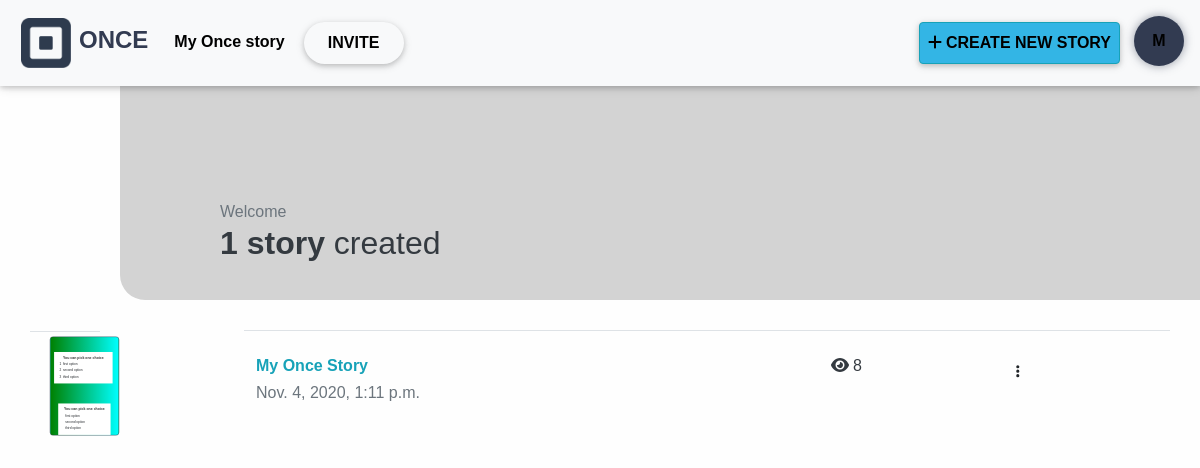
Before: /storiesList/ (signed in) with the older database file.
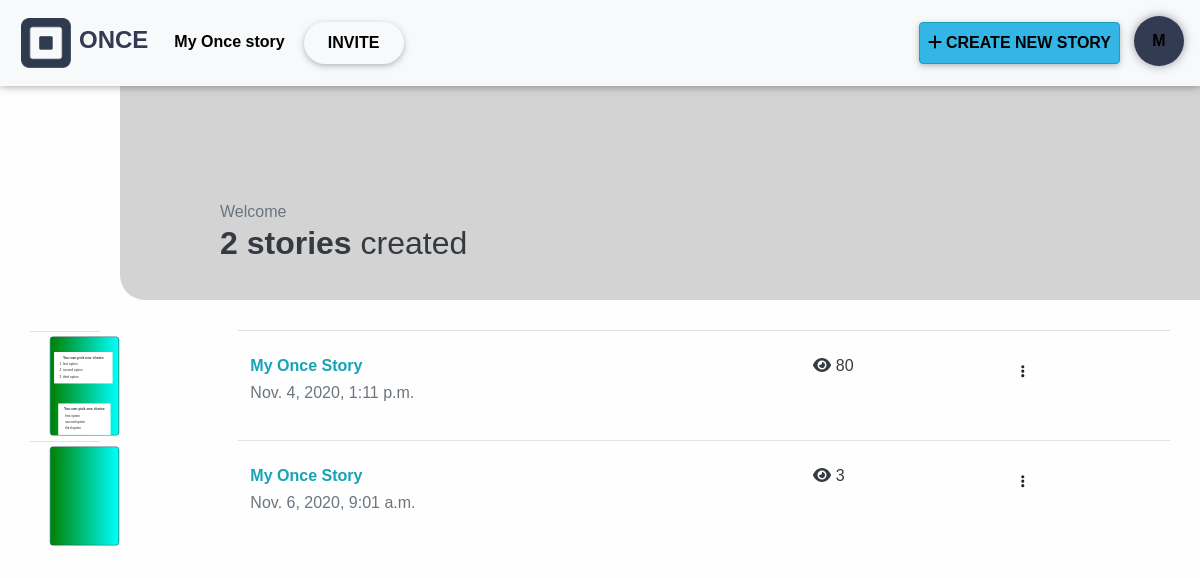
After: the same page with the newer database file.
### clone_app/models.py (models this page shows)
class storiesSet(models.Model):
    user = models.ForeignKey(User, on_delete=models.CASCADE)
    code = models.CharField(max_length=10, blank=True, null=True)
    storiesSet = models.ManyToManyField(story)
    date = models.DateTimeField(auto_now_add=True, blank=True, null=True)
    name = models.CharField(max_length=500, default="My Once Story")
    product = models.CharField(max_length=500, null=True, blank=True)
    handle = models.CharField(max_length=500, null=True, blank=True)
    title = models.CharField(max_length=500, null=True, blank=True)
    description = models.TextField(null=True, blank=True)
    price = models.FloatField(max_length=500, null=True, blank=True)
    src = models.TextField(null=True, blank=True)
    views = models.IntegerField(default=0)
    def getFirstStory(self):
        try:
            if len(self.storiesSet.all().filter(storyType="design")) > 0:
                return self.storiesSet.all().filter(storyType="design")[0]
            else:
                return self.storiesSet.all()[0]
        except:
            return False

### clone_app/views.py (the view)
# urls.py: path('storiesList/',views.storiesList,name="storiesList"),
def storiesList(request):
    stories = storiesSet.objects.filter(user=request.user)
    context = {
        'stories': stories
    }
    return render(request, 'list.html', context)

### clone_app/templates/list.html (shortened to what the changed rows need)
{% load static %}
<html class="no-js" lang="zxx">
<head>
    <link rel="stylesheet" href="{% static 'css/mdb.min.css' %}">
    <link rel="stylesheet" href="{% static 'css/fontawesome-free.css' %}">
    <link rel="stylesheet" href="{% static 'css/bootstrap.min.css' %}">
    <link rel="stylesheet" href="{% static 'css/swiper.css' %}">
    <link rel="stylesheet" href="{% static 'css/emojionearea.min.css' %}">
    <link rel="stylesheet" href="{% static 'css/trumbowyg.scss' %}">
    <link rel="stylesheet" href="{% static 'css/trumbowyg.giphy.scss' %}">
</head>
<body>
    <div id="header">
        <div class="stories_num">
            <h2 class="text-dark"><span class="text-dark bold">{{stories.count}} {%if stories.count == 1%}story{%else%}stories{%endif%}</span> created</h2>
        </div>
    </div>
    <div class="section">
        <table class="table table-hover">
            {% for story in stories %}
                <tr class="redirecting">
                    <td>
                        <div class="contentcard">
                            <div class="innerStoryCard" style="position: relative; overflow:hidden; background: {{story.getFirstStory.background}};">
                                {% for component in story.getFirstStory.components.all %}
                                    <div class="editableContainerAbsoluteContainer">
                                        <div id="{{component.type}}_{{component.id}}" style="width: {{component.width}}; height: {{component.height}}; top: {{component.top}}; left: {{component.left}}; transform: translate(-50%, -50%) rotate({{component.rotation}});" class="editable-container">
                                            {% if component.type == 'image' %}
                                                <img class="image-fluid" src="{{component.image.url}}" alt="">
                                            {% elif component.type == 'text' or component.type == 'block' %}
                                                {% autoescape off %}
                                                    {{component.html}}
                                                {% endautoescape %}
                                            {% elif component.type == 'range' %}
                                                <div style="background: {{component.background}};" class="engage-card p-3">
                                                    <h6 style="color: {{component.color}};" class="text-center bold includeText">{{component.title}}</h6>
                                                    <input class="rangeSlider" type="range">
                                                </div>
                                            {% elif component.type == 'button' %}
                                                <div onclick="window.location.replace('{{component.href}}')" style="cursor: pointer; background: {{component.background}}; color: {{component.color}};" class="clickmebtn includeText">Click me !</div>
                                            {% elif component.type == 'emoji' %}
                                                <img class="emojioneemoji" src="{{component.src}}" alt="">
                                            {% elif component.type == 'sticker' or component.type == 'gif' %}
                                                <figure>
                                                    <img class="image-fluid" src="{{component.src}}" alt="">
                                                </figure>
                                            {% elif component.type == 'unsalpsh' %}
                                                <img class="image-fluid" src="{{component.src}}" alt="">
                                            {% elif component.type == 'check' %}
                                                <div style="background: {{component.background}};" class="engage-card check-card p-3">
                                                    <h6 style="color: {{component.color}};" class="text-center bold includeText">{{component.title}}</h6>
                                                    <div class="choices">
                                                        {% for choice in component.choices.all %}
                                                            <div id="choice_{{choice.id}}" class="card-choice d-flex justify-content-between pr-2 m-1">
                                                                <div class="d-flex">
                                                                    <div class="card-choice-title m-1 includeText">{{choice.title}}</div>
                                                                </div>
                                                            </div>
                                                        {% endfor %}
                                                    </div>
                                                </div>
                                            {% elif component.type == 'radio' %}
                                                <div style="background: {{component.background}};" class="engage-card radio-card p-3">
                                                    <h6 style="color: {{component.color}};" class="text-center bold includeText">{{component.title}}</h6>
                                                    <div class="choices">
                                                        {% for choice in component.choices.all %}
                                                            <div id="choice_{{choice.id}}" class="card-choice d-flex justify-content-between pr-2 m-1">
                                                                <div class="d-flex">
                                                                    <div class="card-choice-title m-1 includeText">{{choice.title}}</div>
                                                                </div>
                                                            </div>
                                                        {% endfor %}
                                                    </div>
                                                </div>
                                            {% endif %}
                                        </div>
                                    </div>
                                {% endfor %}
                            </div>
                        </div>
                    </td>
                    <td>
                        <h6 class="text-info bold"><a href="{% url 'create-story' story.id %}" class="text-info">{{story.name}}</a></h6>
                        <h6 class="text-muted">{{story.date}}</h6>
                    </td>
                    <td>
                        <h6 class="text-dark">
                            <i class="fas fa-eye"></i>
                            {{story.views}}
                        </h6>
                    </td>
                    <td>
                        <a data-toggle="dropdown" class="nav-link"><i class="fas fa-ellipsis-v"></i></a>
                    </td>
                </tr>
            {%endfor%}
        </table>
    </div>
</body>
</html>

Changed rows visible on the page:
changed storiesSet "Nov. 4, 2020, 1:11 p.m.": views "8" → "80"
added storiesSet: name "My Once Story", date "Nov. 6, 2020, 9:01 a.m.", views "3"
Other visible differences:
{{ stories.count }}: "1" → "2"
text no longer shown: "story"
text now shown: "stories"
